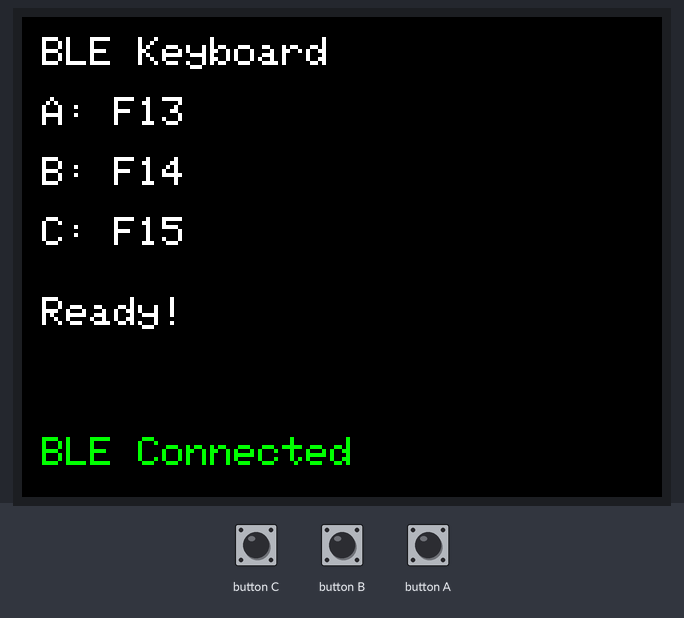
Simulated run of this program. Board: ESP32. On the bench: 320×240 colour display. The test bench sets the inputs (shaded band). USB keyboard and mouse output is not drawn; what the program prints to the serial monitor is not drawn.

Above: at 1.4 s.
1.5 s: button C pressed for 0.15 s
At 1.67 s:
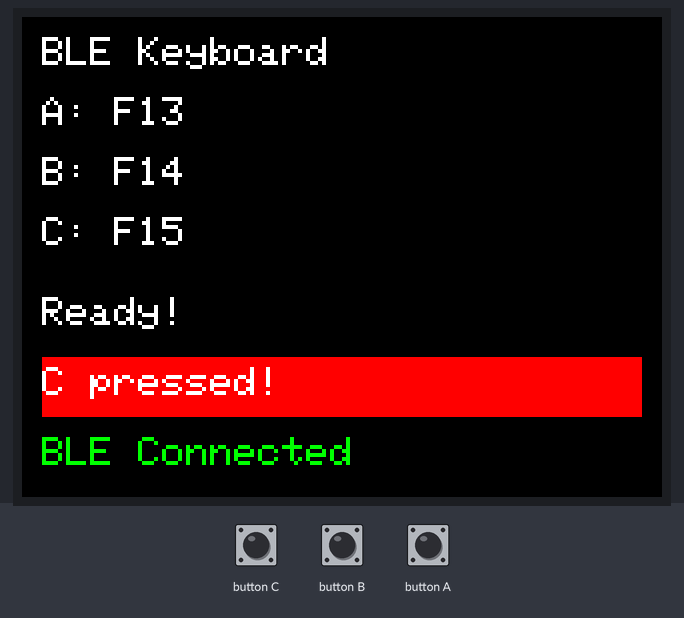
3.2 s: button B pressed for 0.15 s
At 3.33 s:
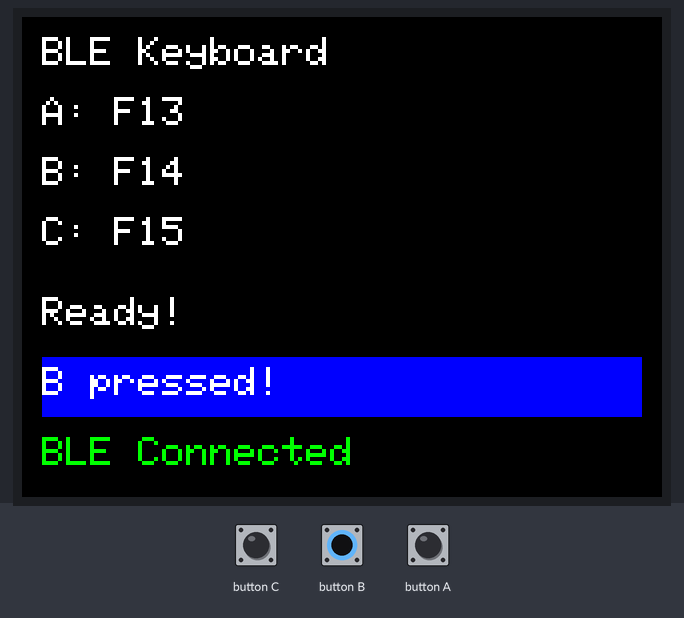
4.9 s: button A pressed for 0.15 s
At 5.04 s:
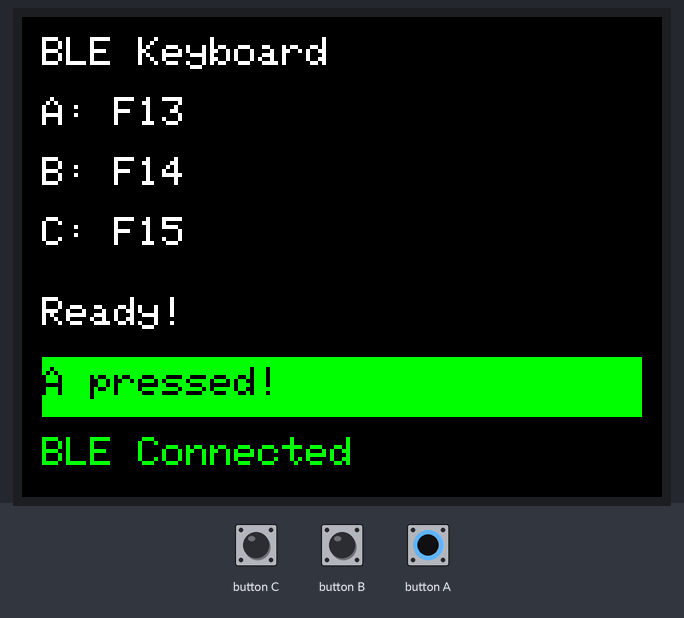
6.6 s: button C pressed for 1 s
At 6.76 s:
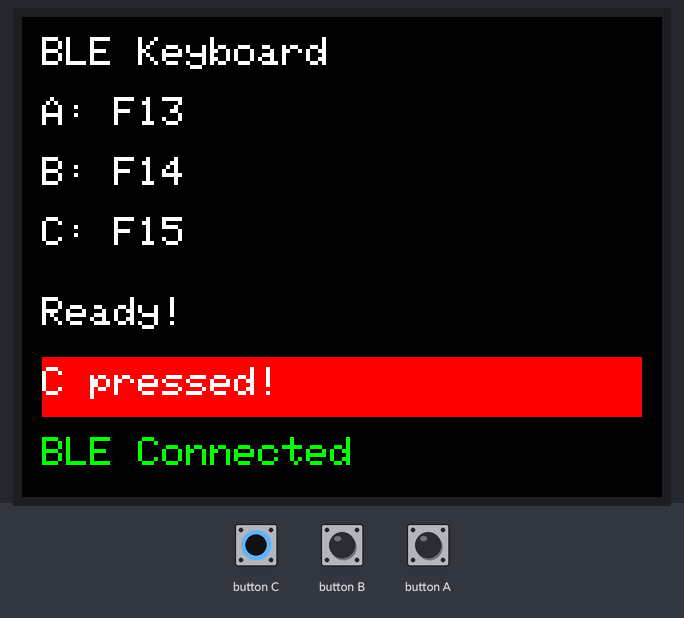
Timing chart, 0 to 9.6 s (numbered marks = the images above; inputs shaded):
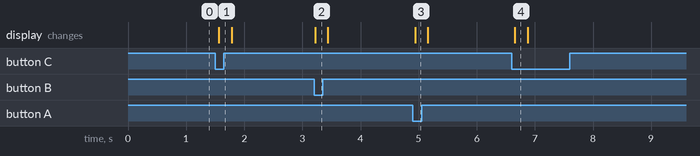

Measured:
- after the input at 1.5 s, the display: changes after 0.07 s (image 1)
- after the input at 3.2 s, the display: changes at once (image 2)
- after the input at 4.9 s, the display: changes at once (image 3)
- after the input at 6.6 s, the display: changes after 0.06 s (image 4)

The program:

main.cpp
```cpp
#include <Arduino.h>
#include <M5Stack.h>
#include <BleKeyboard.h>

#define SHIFT 0x80 // from BleKeyboard.cpp

BleKeyboard bleKeyboard("M5Stack Keyboard", "M5Stack", 100);

bool buttonAPressed = false;
bool buttonBPressed = false;
bool buttonCPressed = false;

void setup() {
  M5.begin();
  M5.Lcd.setTextSize(2);
  M5.Lcd.setTextColor(WHITE);
  M5.Lcd.fillScreen(BLACK);
  M5.Lcd.setCursor(10, 10);
  M5.Lcd.println("BLE Keyboard");
  M5.Lcd.setCursor(10, 40);
  M5.Lcd.println("A: F13");
  M5.Lcd.setCursor(10, 70);
  M5.Lcd.println("B: F14");
  M5.Lcd.setCursor(10, 100);
  M5.Lcd.println("C: F15");

  Serial.begin(115200);
  Serial.println("Starting BLE Keyboard...");

  bleKeyboard.begin();

  M5.Lcd.setCursor(10, 140);
  M5.Lcd.println("Ready!");
}

void loop() {
  M5.update();

  // Check if BLE keyboard is connected
  if(bleKeyboard.isConnected()) {
    // Button A pressed
    if(M5.BtnA.wasPressed() && !buttonAPressed) {
      buttonAPressed = true;
      bleKeyboard.press(KEY_F13);
      bleKeyboard.releaseAll();
      Serial.println("Button A pressed - sent F13");

      // Visual feedback
      M5.Lcd.fillRect(10, 170, 300, 30, GREEN);
      M5.Lcd.setTextColor(BLACK);
      M5.Lcd.setCursor(10, 175);
      M5.Lcd.println("A pressed!");
      delay(200);
      M5.Lcd.fillRect(10, 170, 300, 30, BLACK);
      M5.Lcd.setTextColor(WHITE);
    }

    // Button B pressed
    if(M5.BtnB.wasPressed() && !buttonBPressed) {
      buttonBPressed = true;
      bleKeyboard.press(KEY_F14);
      bleKeyboard.releaseAll();
      Serial.println("Button B pressed - sent F14");

      // Visual feedback
      M5.Lcd.fillRect(10, 170, 300, 30, BLUE);
      M5.Lcd.setTextColor(WHITE);
      M5.Lcd.setCursor(10, 175);
      M5.Lcd.println("B pressed!");
      delay(200);
      M5.Lcd.fillRect(10, 170, 300, 30, BLACK);
    }

    // Button C pressed
    if(M5.BtnC.wasPressed() && !buttonCPressed) {
      buttonCPressed = true;
      bleKeyboard.press(KEY_F15);
      bleKeyboard.releaseAll();
      Serial.println("Button C pressed - sent F15");

      // Visual feedback
      M5.Lcd.fillRect(10, 170, 300, 30, RED);
      M5.Lcd.setTextColor(WHITE);
      M5.Lcd.setCursor(10, 175);
      M5.Lcd.println("C pressed!");
      delay(200);
      M5.Lcd.fillRect(10, 170, 300, 30, BLACK);
    }

    // Reset button states when released
    if(M5.BtnA.wasReleased()) {
      buttonAPressed = false;
    }
    if(M5.BtnB.wasReleased()) {
      buttonBPressed = false;
    }
    if(M5.BtnC.wasReleased()) {
      buttonCPressed = false;
    }

    // Update connection status
    M5.Lcd.fillRect(10, 210, 300, 20, BLACK);
    M5.Lcd.setTextColor(GREEN);
    M5.Lcd.setCursor(10, 210);
    M5.Lcd.println("BLE Connected");
  } else {
    // Not connected
    M5.Lcd.fillRect(10, 210, 300, 20, BLACK);
    M5.Lcd.setTextColor(RED);
    M5.Lcd.setCursor(10, 210);
    M5.Lcd.println("BLE Disconnected");
  }

  delay(50);
}
```
